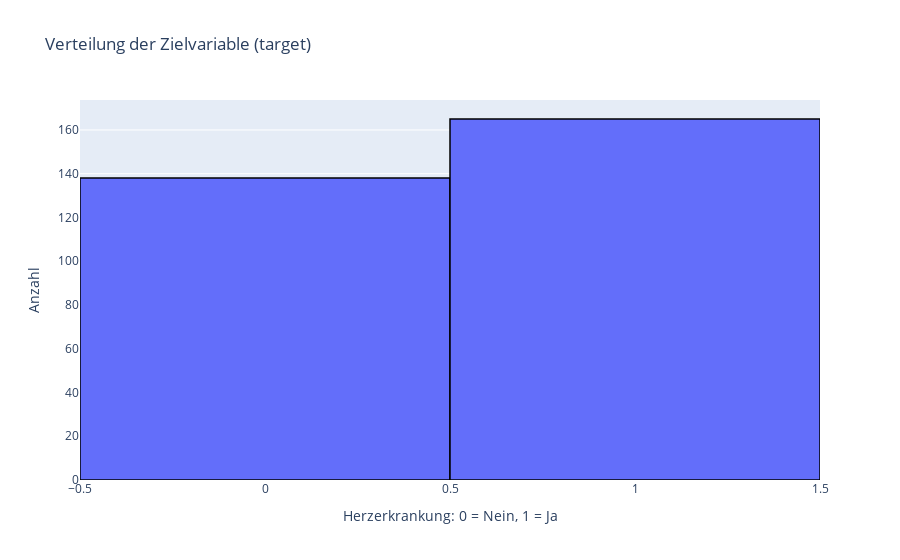

Notebook cell for this chart:
### Markdown cell above
- Analysiere, wie viele Patienten im Datensatz an einer Herzerkrankung leiden (target = 1) und wie viele nicht (target = 0).
- Erstelle ein Balkendiagramm mit Plotly, das die Verteilung der Zielvariable zeigt. Beantworte anschließend:
    - Ist der Datensatz ausgeglichen? ja 
    - Könnte das ein Problem für das Modell sein? ja es macht es schwieriger merkmale zu finden.

### Code cell
print("\nAnzahl der Patienten mit (1) und ohne (0) Herzerkrankung:\n")
print(heart_disease["target"].value_counts())

# Diagramm zur Verteilung:
fig = px.histogram(
    heart_disease, 
    x="target",
    title="Verteilung der Zielvariable (target)",
    labels={"target": "Herzerkrankung"},
    nbins=2
)

fig.update_layout(xaxis_title="Herzerkrankung: 0 = Nein, 1 = Ja", yaxis_title="Anzahl")
fig.update_traces(marker_line_color="black", marker_line_width=1.5)
fig

### Figure 1 — Plotly figure (JSON) as saved in the notebook; plotly's stock layout.template omitted (floating-point values rounded to 4 significant figures; data arrays with more than 128 entries replaced by an {"elided": "..."} marker saying what was removed)
{"data": [{"bingroup": "x", "hovertemplate": "Herzerkrankung=%{x}<br>count=%{y}<extra></extra>", "legendgroup": "", "marker": {"color": "#636efa", "line": {"color": "black", "width": 1.5}, "pattern": {"shape": ""}}, "name": "", "nbinsx": 2, "orientation": "v", "showlegend": false, "type": "histogram", "x": {"elided": "303 int values"}, "xaxis": "x", "yaxis": "y"}], "layout": {"barmode": "relative", "legend": {"tracegroupgap": 0}, "title": {"text": "Verteilung der Zielvariable (target)"}, "xaxis": {"anchor": "y", "domain": [0, 1], "title": {"text": "Herzerkrankung: 0 = Nein, 1 = Ja"}}, "yaxis": {"anchor": "x", "domain": [0, 1], "title": {"text": "Anzahl"}}}}
